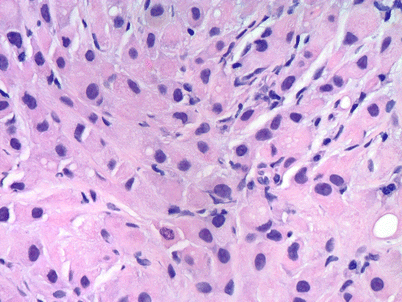
#> input picture Lab_Reports/Lab06/CellsHE1.jpg, 402 x 302 px
$ python rao_vinnakota_lab06.py
#> lines starting #> are read from the running program, lines starting #| are printed output that depends on the picture; long printed decimals are rounded
#> in count, img is the input picture: PIL image 402x302 P; mean R, G, B 210.3, 176.1, 221.5
#| (402, 302)
#| P
"""
Rao Vinnakota
CMSC 220 - Programming for Biology
Lab 06 - Image Processing
"""

from PIL import Image, ImageEnhance

from matplotlib import pyplot
from numpy import array, dot, dstack, ones, random, uint8, zeros, exp, mgrid, sqrt
from scipy import ndimage

image_list = ['CellsHE1.jpg', 'CellsHE2.jpg', 'CellsHE3.jpg']
true_count = [166, 468, 110]

# [9 lines left out: function pixmapToImage, not called in this run]


def imageToPixmapRGB(img):

  img2 = img.convert('RGB')
  w, h = img2.size
#> w = 402; h = 302
  data = img2.getdata()

  pixmap = array(data, float)
  pixmap = pixmap.reshape((h,w,3))

  return pixmap


# [7 lines left out: function gammaAdjust, not called in this run]


def normalisePixmap(pixmap):

  pixmap -= pixmap.min()
  maxVal = pixmap.max()


  if maxVal > 0:
    pixmap *= 255.0 / maxVal

  return pixmap


# [23 lines left out: functions clipPixmapValues, showHistogram, not called in this run]


def convolveMatrix2D(pixmap, matrix, mode='reflect'):

#> called with matrix = array of shape (5, 5), mode = 'reflect'
  matrix = array(matrix)

  if matrix.ndim != 2:
    raise Exception('Convolution matrix must be 2D')

  if pixmap.ndim not in (2,3):
    raise Exception('Pixmap must be 2D or 3D')

  if pixmap.ndim == 2:
    pixmap2 = ndimage.convolve(pixmap, matrix, mode=mode)

  else:
    layers = []

    for i in range(3):
      layer = ndimage.convolve(pixmap[:,:,i], matrix, mode=mode)
      layers.append(layer)
#> this loop made 3 passes
#> pass 3, in convolveMatrix2D, `layer = ndimage.convolve(pixmap[:,:,i], matrix, mode=mode)`:
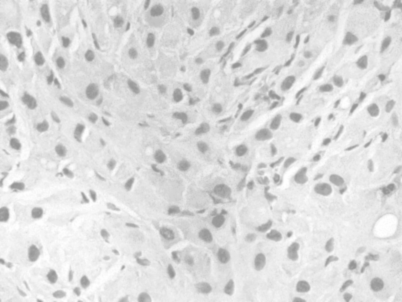
#> layer: shape (302, 402) float64; min 148, max 255, mean 221.5
#> after the loop, layers = 3 items

    pixmap2 = dstack(layers)


  return pixmap2


# [18 lines left out: function sharpenPixmap, not called in this run]

#Change sigma value for gaussian method to 0.7 for more accurate count
def gaussFilter(pixmap, r=2, sigma=0.7):

  x, y = mgrid[-r:r+1, -r:r+1]

  s2 = 2.0 * sigma * sigma

  x2 = x * x / s2
  y2 = y * y / s2

  matrix = exp( -(x2 + y2))
  matrix /= matrix.sum()

  pixmap2 = convolveMatrix2D(pixmap,  matrix)

  return pixmap2


def sobelFilter(pixmap):

  matrix = array([[-1, 0, 1],
                  [-2, 0, 2],
                  [-1, 0, 1]])

  grey = pixmap.mean(axis=2)
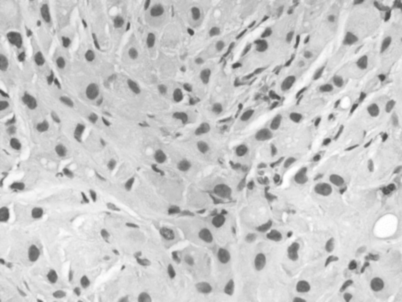
#> grey: shape (302, 402) float64; min 76.58, max 255, mean 202.6
  edgeX = convolveMatrix2D(grey, matrix)
#> call 2 of convolveMatrix2D, with matrix = array of shape (3, 3), mode = 'reflect'
#> in convolveMatrix2D (call 2), `pixmap2 = ndimage.convolve(pixmap, matrix, mode=mode)`:
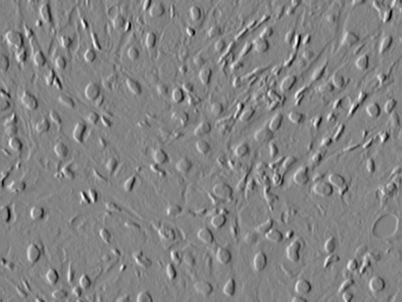
#> pixmap2: shape (302, 402) float64; min -455.4, max 426.6, mean -0.3; drawn with min black and max white
  edgeY = convolveMatrix2D(grey, matrix.T)

  pixmap2 = sqrt(edgeX * edgeX + edgeY * edgeY)
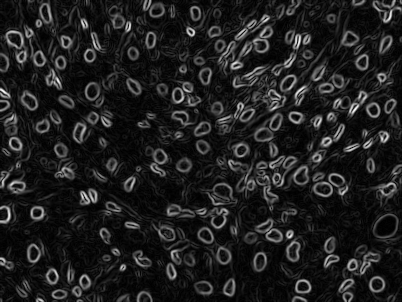
#> pixmap2: shape (302, 402) float64; min 0.0495, max 496.4, mean 61.7; drawn with min black and max white
  normalisePixmap(pixmap2) # Put min, max at 0, 255
#> in normalisePixmap, `maxVal = pixmap.max()`: maxVal = 496.3

  return pixmap2


def getNeighbours(point, points):

  i, j = point
  check = [(i-1, j), (i+1, j),
           (i, j-1), (i, j+1)]

  neighbours = [p for p in check if p in points]

  return neighbours


def brightPixelCluster(pixmap, threshold=60):

#> called with threshold = 60
  boolArray = pixmap > threshold
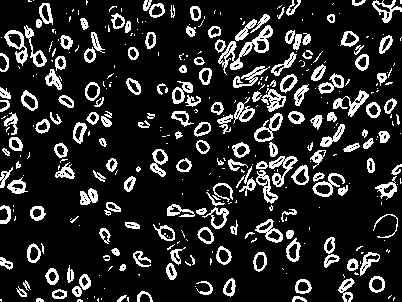
#> boolArray: shape (302, 402) bool; 16.1% white in thin lines or dots
  indices = array(boolArray.nonzero()).T
#> indices = 19495 pairs, first value 0 to 301, second value 0 to 401
  points = set([tuple(point) for point in indices])
#> points = 19495 items

  clusters = []
  pool = set(points)
#> pool = 19495 items
  clustered = set()

  while pool:
    pointA = pool.pop()
    neighbours = getNeighbours(pointA, points)

    cluster = []
    cluster.append(pointA)
    clustered.add(pointA)

    pool2 = set(neighbours)
    while pool2:
      pointB = pool2.pop()

      if pointB in pool:
        pool.remove(pointB)
        neighbours2 = getNeighbours(pointB, points)
        pool2.update(neighbours2)
        cluster.append(pointB)

    clusters.append(cluster)
#> this loop made 497 passes
#> pointA on pass 1: (65, 278)

  return clusters


def count(image):

  # Make an Image object from file, show its atttributes and methods
  img = Image.open(image)

  print(img.size)
  print(img.mode)

  #img.show()

  img.save('Cells.png', 'PNG')

  # Example feature detection - counting cells in an image

  img = Image.open(image)

  pixmap =  imageToPixmapRGB(img)
  #filtering processing are commented out, uncomment to reintroduce filtering
  pixmap2 = gaussFilter(pixmap)
  #pixmapToImage(pixmap2, mode='L').save('CellsGauss.png', 'PNG')
  pixmap2 = sobelFilter(pixmap2)
  #pixmap2 = sobelFilter(pixmap)
  #pixmapToImage(pixmap2, mode='L').save('CellsSobel.png', 'PNG')
  normalisePixmap(pixmap2)

  #uncomment to show actual pixmap
  #pixmapToImage(pixmap2, mode='L').show()

  clusters = brightPixelCluster(pixmap2)
  sizes = [len(c) for c in clusters]
  pyplot.hist(sizes, 40)
  #uncomment to show histogram
  #pyplot.show()

  smallBlobs = []
  mediumBlobs = []
  bigBlobs = []

  for cluster in clusters:
    n = len(cluster)

    if n < 80:
      smallBlobs.append(cluster)
    elif n < 320:
      mediumBlobs.append(cluster)
    else:
      bigBlobs.append(cluster)

  print('Found %d small blobs' % len(smallBlobs))
#| Found 383 small blobs
  print('Found %d medium blobs' % len(mediumBlobs))
#| Found 113 medium blobs
  print('Found %d big blobs' % len(bigBlobs))
#| Found 1 big blobs

  grey = pixmap.mean(axis=2)
  colorMap = dstack([grey, grey, grey])

  #originally (255, 0, 0), (255, 255, 0), (0, 0, 255)
  colors = [(255, 0, 0), (255, 255, 0), (0, 0, 255)]
  categories = [smallBlobs, mediumBlobs, bigBlobs]

  for i, blobs in enumerate(categories):
    color = colors[i]

    for cluster in blobs:
      x, y = zip(*cluster)

      colorMap[x,y] = color
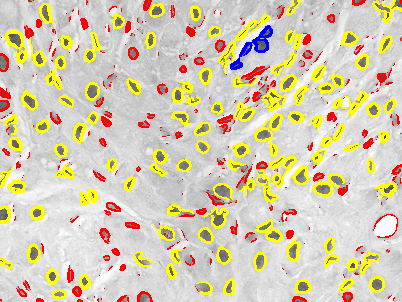
#> colorMap: shape (302, 402, 3) float64; mean of channels 0, 1, 2 214.9, 204.6, 175.8; drawn as R, G, B


  #Image.fromarray(array(colorMap, uint8), 'RGB').show()

  numCells = len(mediumBlobs)  # initial guess
  cellAreas = [len(blob) for blob in mediumBlobs]
  meanCellArea = sum(cellAreas) / float(numCells)

  for blob in bigBlobs:
    numCells += int( len(blob) // meanCellArea )
#> this loop made 1 pass

  print('Estimated number of cells: %d' %  numCells)
#| Estimated number of cells: 116
  return (numCells)


def mean_error(image_list, true_count):
    #list inputs, with image, and corresponding manual count
    #list of errors for each count
    error_list = []

    for i,j in zip(image_list, true_count):
        #call count to get a count on the number of cells
        numCells = count(i)
        #calculate the error, and then append it to the list
        error = abs(numCells-j) / j
        error_list.append(error)
#> pass 2 of the loop in mean_error, `for i,j in zip(image_list, true_count):`:
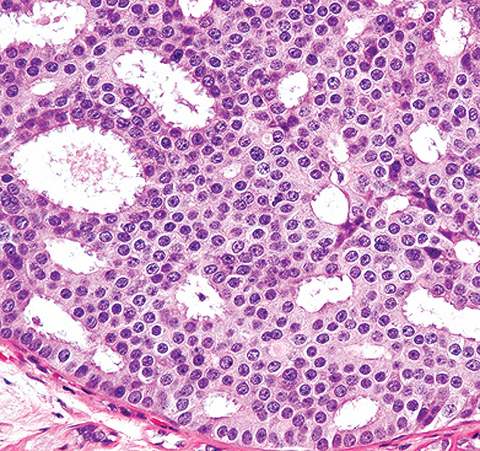
#> input picture Lab_Reports/Lab06/CellsHE2.jpg, 480 x 451 px
#> in count, img is the input picture: PIL image 480x451 RGB; mean R, G, B 204.3, 158, 200.1
#| (480, 451)
#| RGB
#> in brightPixelCluster (call 2), `boolArray = pixmap > threshold`:
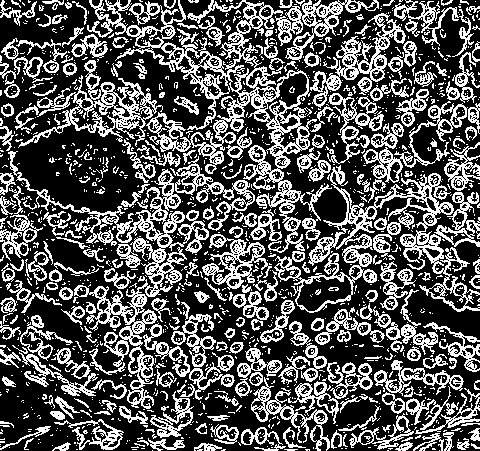
#> boolArray: shape (451, 480) bool; 34.4% white in thin lines or dots
#> the loop in count (call 2), `for cluster in clusters:` made 3181 passes
#> cluster on passes 3, 4, 20: [(35, 335)], [(54, 385), (54, 384)], [(296, 268), (296, 269), (297, 269)]
#| Found 2930 small blobs
#| Found 208 medium blobs
#| Found 43 big blobs
#> the loop in count (call 2), `for i, blobs in enumerate(categories):` made 3 passes
#> after the loop in count (call 2), `for i, blobs in enumerate(categories):`:
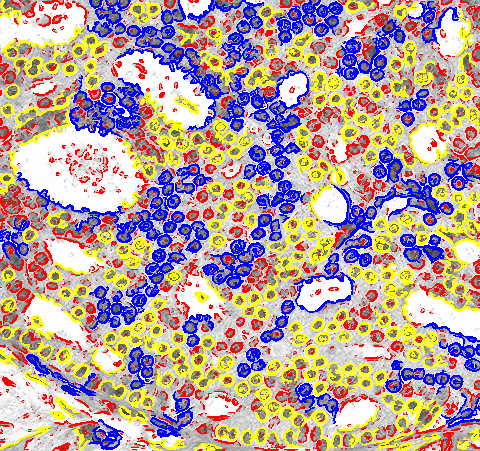
#> colorMap: shape (451, 480, 3) float64; mean of channels 0, 1, 2 185.5, 161.9, 158.1; drawn as R, G, B
#> the loop in count (call 2), `for blob in bigBlobs:` made 43 passes
#| Estimated number of cells: 372
#> pass 3 of the loop in mean_error, `for i,j in zip(image_list, true_count):`:
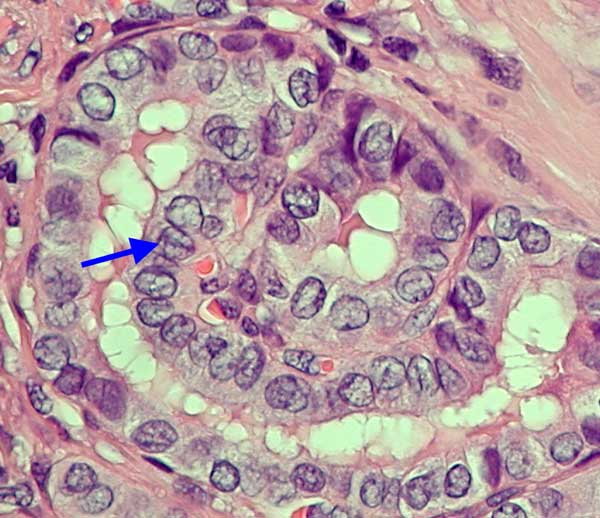
#> input picture Lab_Reports/Lab06/CellsHE3.jpg, 600 x 518 px
#> in count, img is the input picture: PIL image 600x518 RGB; mean R, G, B 180, 154.6, 159.6
#| (600, 518)
#| RGB
#> in brightPixelCluster (call 3), `boolArray = pixmap > threshold`:
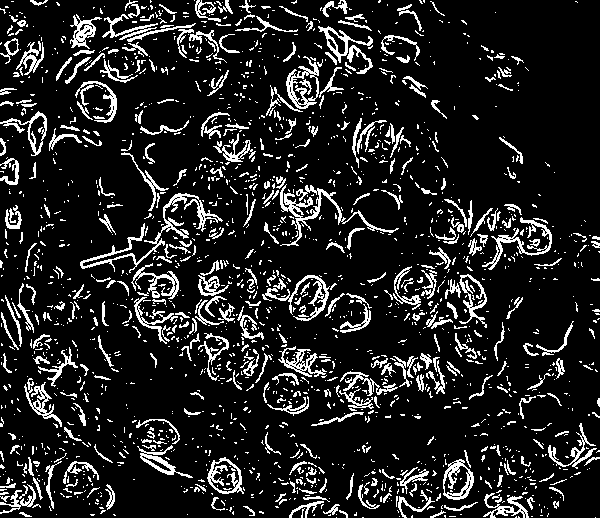
#> boolArray: shape (518, 600) bool; 13.4% white in thin lines or dots
#> the loop in count (call 3), `for cluster in clusters:` made 2515 passes
#> cluster on passes 2, 17, 54: [(54, 385), (54, 384)], [(254, 42), (253, 42)], [(221, 228)]
#| Found 2415 small blobs
#| Found 86 medium blobs
#| Found 14 big blobs
#> the loop in count (call 3), `for i, blobs in enumerate(categories):` made 3 passes
#> after the loop in count (call 3), `for i, blobs in enumerate(categories):`:
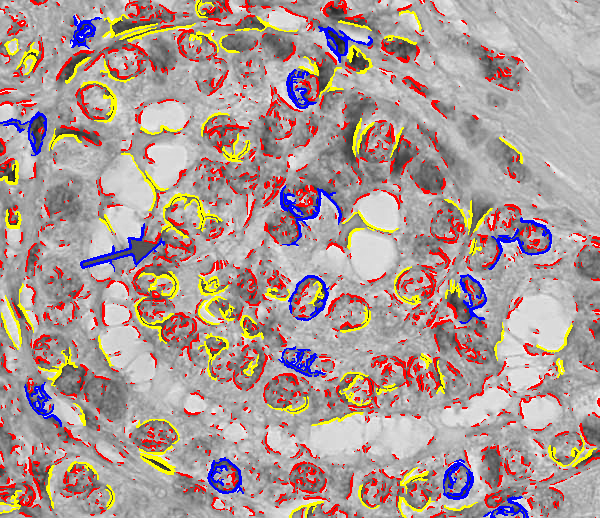
#> colorMap: shape (518, 600, 3) float64; mean of channels 0, 1, 2 174, 154.7, 150.1; drawn as R, G, B
#> the loop in count (call 3), `for blob in bigBlobs:` made 14 passes
#| Estimated number of cells: 123
    mean_error = sum(error_list) / len(error_list)
    print('Mean Error: %f' % mean_error)
#| Mean Error: 0.2082
    return(mean_error)

#count('CellsHE3.jpg')
mean_error(image_list, true_count)
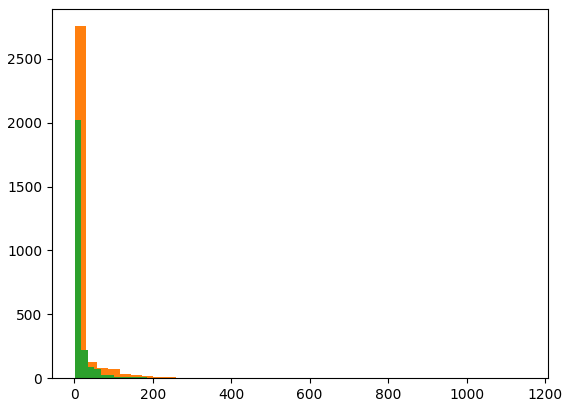
#> figure drawn by matplotlib, 1 panel; tallest bar 287 high, from x = 1 to 12.22; tallest bar 2755 high, from x = 1 to 29.73; tallest bar 2021 high, from x = 1 to 17.77
